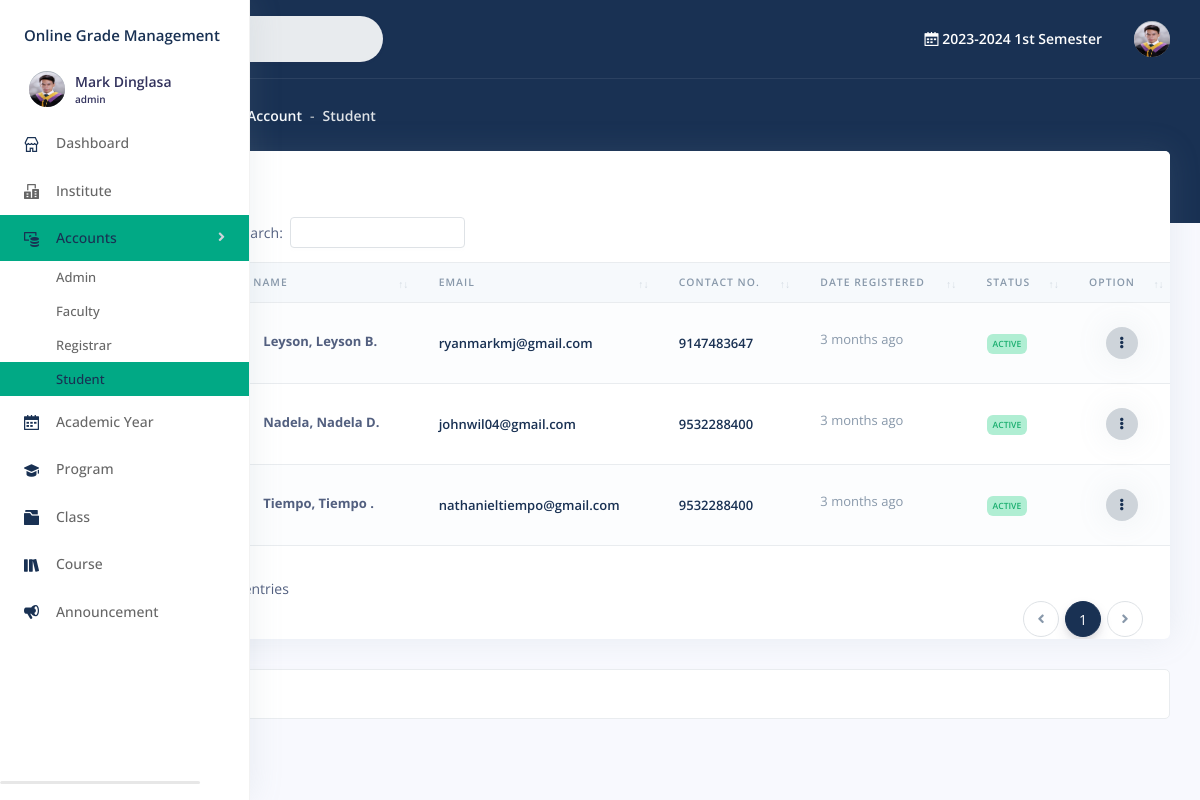
The page /admin/student.php (signed in) on the database its author committed.
### tables this page shows
CREATE TABLE `user` (
  `id` int(11) NOT NULL,
  `type` text NOT NULL,
  `username` text NOT NULL,
  `password` text NOT NULL,
  `firstname` text NOT NULL,
  `middlename` text DEFAULT NULL,
  `lastname` text NOT NULL,
  `gender` text DEFAULT NULL,
  `birthdate` date DEFAULT NULL,
  `address` text DEFAULT NULL,
  `phone_no` text DEFAULT NULL,
  `profileImage` text DEFAULT NULL,
  `isPasswordChanged` int(11) NOT NULL,
  `status` int(11) NOT NULL,
  `updated_on` datetime DEFAULT NULL,
  `created_on` datetime NOT NULL
);

CREATE TABLE `period` (
  `id` int(22) NOT NULL,
  `year` text NOT NULL,
  `term` int(11) NOT NULL,
  `status` int(11) NOT NULL,
  `updated_on` datetime DEFAULT NULL,
  `created_on` datetime NOT NULL
);

CREATE TABLE `student` (
  `id` int(20) NOT NULL,
  `username` text NOT NULL,
  `program_id` int(20) NOT NULL,
  `level` int(20) NOT NULL,
  `idno` int(20) NOT NULL,
  `firstname` text NOT NULL,
  `middlename` text DEFAULT NULL,
  `lastname` text NOT NULL,
  `contact_no` text DEFAULT NULL,
  `birthdate` date DEFAULT NULL,
  `birthplace` text DEFAULT NULL,
  `gender` text DEFAULT NULL,
  `civil_status` text DEFAULT NULL,
  `citizenship` text DEFAULT NULL,
  `permanent_address` text DEFAULT NULL,
  `zipcode` int(4) DEFAULT NULL,
  `school_name` text DEFAULT NULL,
  `school_address` text DEFAULT NULL,
  `school_type` text DEFAULT NULL,
  `educational_attainement` text DEFAULT NULL,
  `disability` text DEFAULT NULL,
  `father_vital_status` text DEFAULT NULL,
  `father_name` text DEFAULT NULL,
  `father_occupation` text DEFAULT NULL,
  `father_address` text DEFAULT NULL,
  `father_educationalAtt` text DEFAULT NULL,
  `mother_vital_status` text DEFAULT NULL,
  `mother_name` text DEFAULT NULL,
  `mother_occupation` text DEFAULT NULL,
  `mother_address` text DEFAULT NULL,
  `mother_educationalAtt` text DEFAULT NULL,
  `gross_income` text DEFAULT NULL,
  `siblings` int(11) DEFAULT NULL,
  `guardian_name` text DEFAULT NULL,
  `guardian_email` text DEFAULT NULL,
  `picture` text DEFAULT NULL,
  `signature` text DEFAULT NULL,
  `status` int(11) NOT NULL,
  `updated_on` datetime DEFAULT NULL,
  `created_on` datetime NOT NULL
);

### admin/student.php (the view, shortened to what the rows shown need)
  <?php
    include("include/session.php");
    include("include/header.php");
  ?>
  </head>
  <?php include("include/sidebar.php"); ?>
    <div class="main-content" id="panel">
      <?php
        include("include/topnav.php");
      ?>
    <div class="container-fluid mt--6">
      <div class="row">
        <div class="col">
          <div class="card">
            <div class="table-responsive">
               <table class="table align-items-center table-flush table-striped" id="datatable-buttons">
                <thead class="thead-light">
                  <tr>
                    <th>No.</th>
                    <th>Student Name</th>
                    <th>Email</th>
                    <th>Contact No.</th>
					          <th>Date Registered</th>
                    <th>Status</th>
                    <th>Option</th>
                  </tr>
                </thead>
                <tbody>
                  <?php
                    try{
                      $sql = "SELECT
                                  `student`.*,
                                  `user`.`id` AS `user_id`,
                                  `user`.`status` AS `user_status`
                              FROM
                                  `student`
                              INNER JOIN
                                  `user` ON `user`.`username` = `student`.`username`
                        ";
                      $query = $con->query($sql);
                      $cnt = 1;
                    while ($row = $query->fetch(PDO::FETCH_ASSOC)) {
                  ?>
                    <tr>
                      <td>
                          <label class="text-muted"><?php echo $cnt;?></label>
                      </td>
                      <td class="table-user">
                          <b>
                          <?php
                            $firstCharacter =(!empty($row['middlename']))?substr($row['middlename'], 0, 1):'';
                            $fname=(empty($row['lastname'])||$row['lastname']==NULL)?'None':$row['lastname'];
                            $lname=(empty($row['lastname'])||$row['lastname']==NULL)?'None':$row['lastname'];
                            $name =  $lname.', '. $fname.' '.$firstCharacter.'.';
                            if (!$name == "" || !$name == "NULL") {
                              $username_short = htmlentities($name);
                              echo $username_short;
                            }
                        ?>
											  </b>
                      </td>
                      <td>
                        <a href="mailto:<?php
                            $email=(empty($row['username']) || $row['username']==NULL)?'':$row['username'];
                            $username = isset($email) ? htmlspecialchars(($email), ENT_QUOTES, 'UTF-8') : '';
                            echo $username;?>" class="font-weight-bold">
                          <?php
                            $username=short_text($username);
                            echo $username;
                          ?>
                        </a>
                      </td>
                      <td>
                        <?php
                          $contact_no=(empty($row['contact_no']) ||$row['contact_no']==NULL)?'':$row['contact_no'];
                        ?>
                        <a href="tel:<?php echo htmlentities($contact_no); ?>" class="font-weight-bold"><?php echo htmlentities($contact_no); ?></a>
                      </td>
					            <td>
                        <span class="text-muted">
                          <?php
                            $date=(empty($row['created_on']) ||$row['created_on']==NULL)?'':$row['created_on'];
                            $created_on = isset( $date) ? htmlspecialchars(created_on($date), ENT_QUOTES, 'UTF-8') : '';
                          ?>
                          <label title="<?php echo formatDate($date); ?>"> <?php echo $created_on; ?></label>
                        </span>
                      </td>
                      <td>
                        <?php $status = $row['user_status'];
                        if ($status > 0) {
                          echo '<span class="badge badge-success">Active</span>';
                        } else {
                          echo '<span class="badge badge-danger">Inactive</span>';
                        }
                        ?>
                      </td>
                      <td class="text-right">
                        <div class="dropdown">
                          <a class="btn btn-sm btn-icon-only bg-light rounded-circle shadow text-primary" href="#" role="button" data-toggle="dropdown" aria-haspopup="true" aria-expanded="false">
                            <i class="fas fa-ellipsis-v"></i>
                          </a>
                        </div>
                      </td>
                    </tr>
                  <?php $cnt = $cnt + 1;
                  }
                }catch(Exception $e){
                  $_SESSION['error']='Something went wrong in accessing student data.';
                }
                ?>
                </tbody>
              </table>
            </div>
          </div>
        </div>
      </div>
      </div>
    </div>
  </body>
</html>

### admin/include/sidebar.php (shortened to what the rows shown need)
<body>
  <nav class="sidenav navbar navbar-vertical fixed-left navbar-expand-xs navbar-light bg-white " id="sidenav-main">
    <div class="scrollbar-inner">
      <div class="sidenav-header d-flex align-items-center">
          <div class="navbar-brand sidebar-user text-left">
            <a href="profile.php">
            <span class="avatar avatar-sm rounded-circle" >
              <?php $userphoto = $user['profileImage'];
                if ($userphoto == "") :
              ?>
              <img src="img/profile.png" alt="Image placeholder">
              <?php else : ?>
                <img alt="Image placeholder" src="img/<?php echo htmlentities($userphoto); ?>" style="width:40px;height:35px;border-radius:50%;">
              <?php endif; ?>
            </span>
            <span >
              <h5 class=" m-0 text-sm  font-weight-bold">
                <?php echo  htmlentities($user['firstname'].' '.$user['lastname']);  ?>
              </h5>
              <h6 class="text-overflow m-0" data-toggle="tooltip" data-placement="left" title="User">
                <?php echo htmlentities($_SESSION['type']);  ?>
              </h6>
            </span>
            </a>
          </div>
      </div>
      <br>
    </div>
  </nav>

### admin/include/topnav.php (shortened to what the rows shown need)
<?php
  include '../include/conn.php';
	include("include/session.php");
?>
  <nav class="navbar navbar-top navbar-expand navbar-dark bg-primary border-bottom">
    <div class="container-fluid">
      <div class="collapse navbar-collapse" id="navbarSupportedContent">
        <ul class="navbar-nav align-items-center ml-md-auto">
          <li class="nav-item dropdown">
            <p class="nav-link mb-0 text-sm  font-weight-bold text-white" href="#">
              <i class="ni ni-calendar-grid-58"></i>
              <?php
                try {
                    $query = "SELECT * FROM `period` WHERE `status` = '1' LIMIT 1";
                    $stmt = $con->prepare($query);
                    $stmt->execute();
                    $result = $stmt->fetch(PDO::FETCH_ASSOC);
                    if ($result) {
                        echo $result['year'] . " ";
                        if ($result['term'] == '1') echo "1st Semester";
                        else if ($result['term'] == '2')  echo "2nd Semester";
                        else if ($result['term'] == '3')  echo "Summer";
                        else  echo "Unknown Term";
                    } else echo "No active period found.";
                } catch (PDOException $e) { echo "Error: " . $e->getMessage(); }
              ?>
            </p>
          </li>
        </ul>
        <ul class="navbar-nav align-items-center ml-auto ml-md-0">
          <li class="nav-item dropdown">
            <a class="nav-link pr-0" href="#" role="button" data-toggle="dropdown" aria-haspopup="true" aria-expanded="false">
              <div class="media align-items-center">
                  <span class="avatar avatar-sm rounded-circle">
                    <?php $userphoto = $user['profileImage'];
                    if ($userphoto == "") :?><img src="img/profile.png" alt="Image placeholder">
                    <?php else : ?><img alt="Image placeholder" src="img/<?php echo htmlentities($userphoto); ?>" style="width:40px;height:35px;border-radius:50%;"><?php endif; ?>
                  </span>
              </div>
            </a>
          </li>
        </ul>
    </div>
  </nav>

### rows shown on the page
user: profileImage (picture), firstname+lastname "Mark Dinglasa"
period: year "2023-2024"
student: username_short "Leyson, Leyson B.", username "ryanmarkmj@gmail.com", contact_no "9147483647", created_on "3 months ago"
student: username_short "Nadela, Nadela D.", username "johnwil04@gmail.com", contact_no "9532288400", created_on "3 months ago"
student: username_short "Tiempo, Tiempo .", username "nathanieltiempo@gmail.com", contact_no "9532288400", created_on "3 months ago"

### other values the page prints
$_SESSION['type'] "admin"
$parentpage "Account"
$currentpage "Student"
